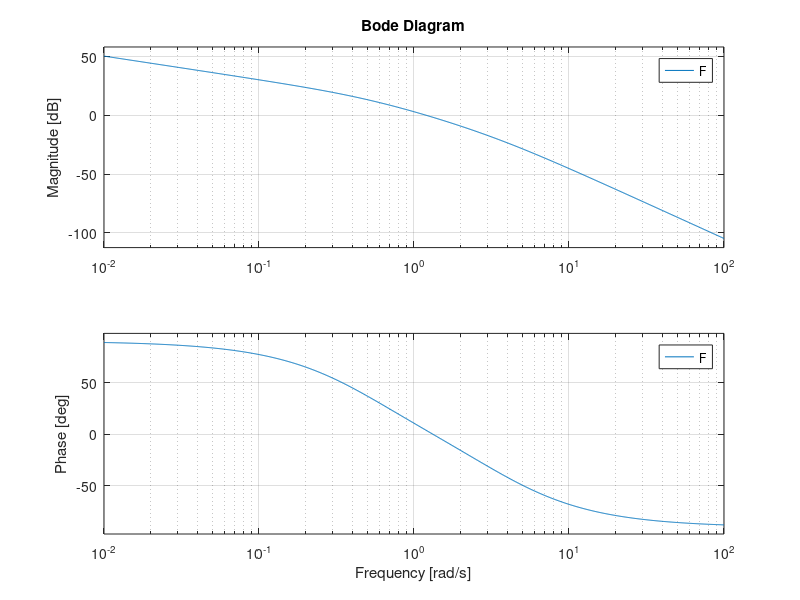
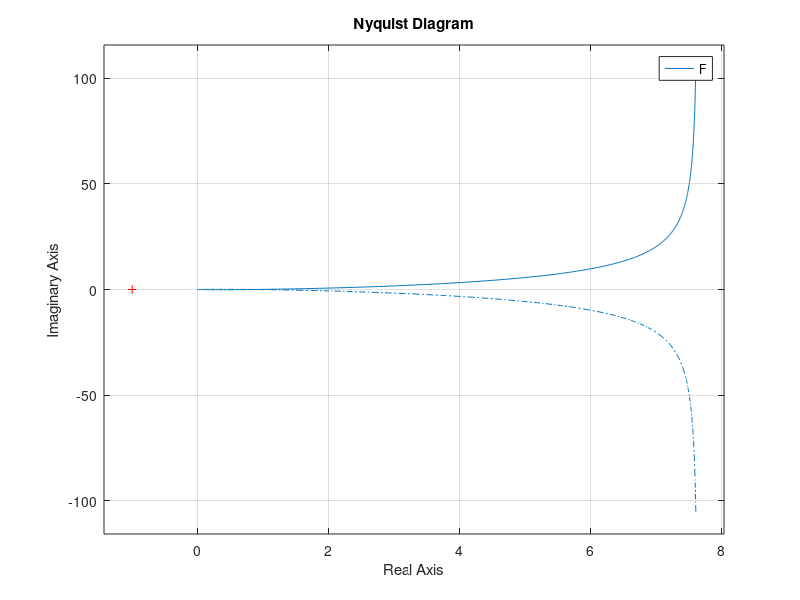

Here is the MATLAB script that generated these plots, in order: (Note: this script raises an error after producing the figures.)
clear all, close all
s = tf('s');
Gp = -0.65/(s^3+4*s^2+1.75*s);
A = 9;
F = A*Gp; Kf = dcgain(F*s);

einf = 0.2;
Kc1 = 1/(einf*Kf);

A1 = 5.5e-3;
d1 = 6e-4;
Kc2 = A1/A/d1;

A2 = A1;
d1 = 1.5e-3;
Kc3 = A2/Kf/d1;

bode(F)
figure, nyquist(F)

Kc = Kc1;

ts = 1;
wcd = .63*3/ts; % 1.89
wcd = 1.95;
smax = 0.3;
mr_db = 20*log10((1+smax)/0.9);
% margine di fase di 44°

Ga1 = Kc*F;
figure, bode(Ga1), grid
[m,f] = bode(Ga1, wcd)
% recuperare almeno 58°

% 2 reti anticipatrici
md = 4; xd = 1.25;
td = xd/wcd;
Rd = ((1+td*s)/(1+td/md*s))^2;
Ga2 = Ga1*Rd;
figure, bode(Ga2), grid
[m,f] = bode(Ga2, wcd)

% attenuazione di 1.4
% perdita di 10°
% attenuatrice
mi = 1.4;
figure, bode((1+s/mi)/(1+s)), grid
xi = 40; ti = xi/wcd;
Ri = (1+s*ti/mi)/(1+s*ti);
Ga3 = Ga2*Ri;
figure, margin(Ga3)

C = Kc*Rd*Ri;
W = feedback(C*F, 1);
figure, step(W), grid
figure, bode(W), grid

Wu = -C*feedback(1,Ga3);
[m,f] = bode(Wu, 30);
udp_inf = m*1e-3

T = 0.08;
Gazoh = Ga3/(1+s*T/2);
figure, margin(Gazoh)

Cz1 = c2d(C, T, 'tustin');
Cz2 = c2d(C, T, 'zoh');
Cz3 = c2d(C, T, 'matched');